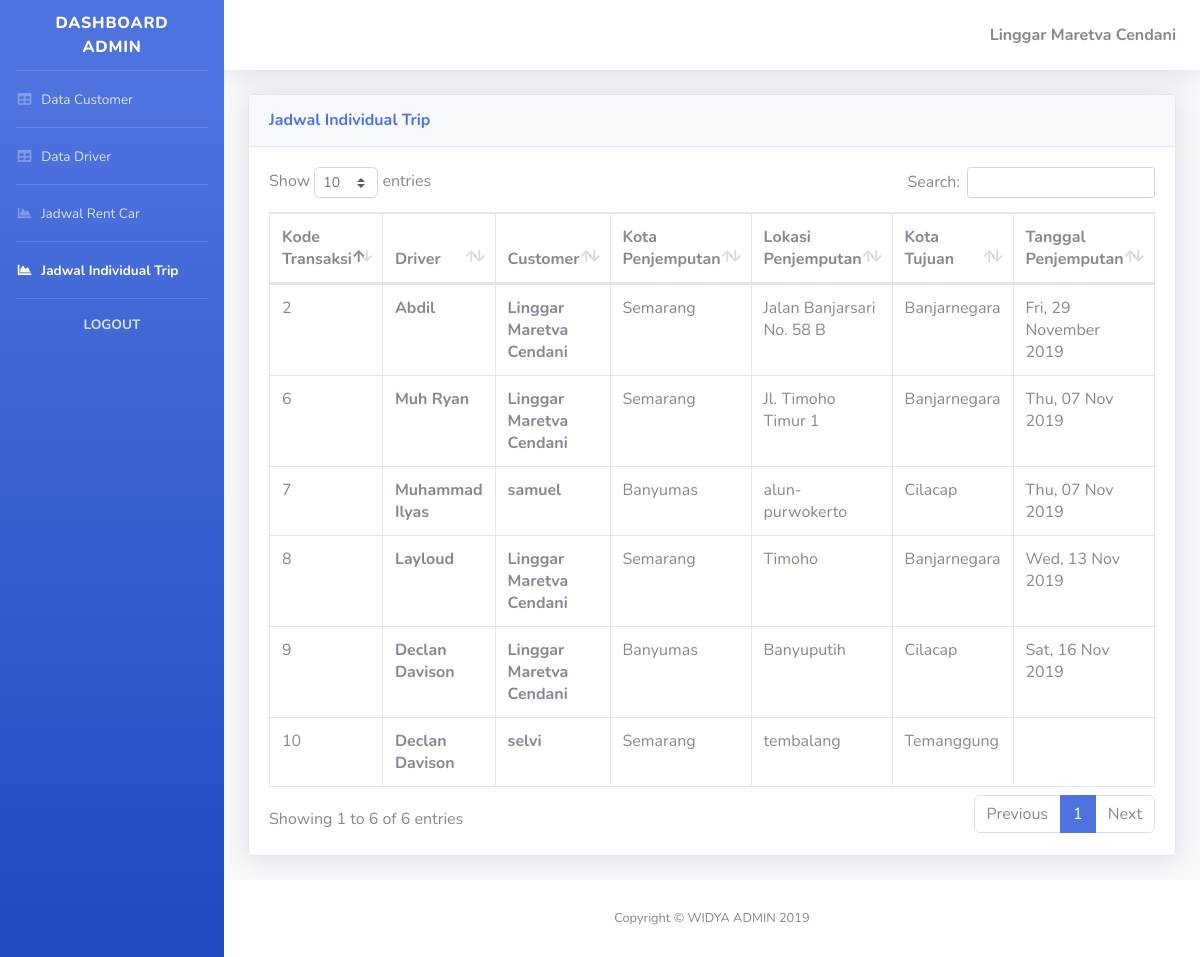
Page /website/admin/individualtrip.php (signed in) on the committed database.
### tables this page shows
CREATE TABLE `transaksi_individu` (
  `kode_transaksi` int(11) NOT NULL,
  `id_driver` int(11) NOT NULL,
  `id_customer` int(11) NOT NULL,
  `kota_penjemputan` int(11) NOT NULL,
  `lokasi_penjemputan` varchar(255) NOT NULL,
  `kota_tujuan` int(11) NOT NULL,
  `tanggal_penjemputan` varchar(255) NOT NULL,
  `waktu_penjemputan` int(11) NOT NULL,
  `harga` int(20) NOT NULL,
  `jumlah_orang` int(11) NOT NULL,
  `status_transaksi` int(11) NOT NULL,
  `rating` int(5) NOT NULL DEFAULT 0
);

CREATE TABLE `drivers` (
  `id_driver` int(11) NOT NULL,
  `nama_driver` varchar(255) NOT NULL,
  `no_hp` varchar(255) NOT NULL,
  `email` varchar(255) NOT NULL,
  `password` varchar(255) NOT NULL,
  `foto_profil` varchar(255) NOT NULL,
  `id_mobil` int(11) NOT NULL
);

CREATE TABLE `customers` (
  `id_customer` int(11) NOT NULL,
  `nama_customer` varchar(255) NOT NULL,
  `no_hp` varchar(255) NOT NULL,
  `email` varchar(255) NOT NULL,
  `password` varchar(255) NOT NULL,
  `alamat` varchar(255) NOT NULL,
  `foto_profil` varchar(255) DEFAULT NULL
);

CREATE TABLE `kota` (
  `id_kota` int(11) NOT NULL,
  `nama_kota` varchar(255) NOT NULL
);

### website/admin/individualtrip.php (the view, shortened to what this page needs)
<html>
<head>
  <link href="vendor/fontawesome-free/css/all.min.css" rel="stylesheet" type="text/css">
  <link href="css/sb-admin-2.min.css" rel="stylesheet">
  <link href="vendor/datatables/dataTables.bootstrap4.min.css" rel="stylesheet">
</head>
<body id="page-top">
  <div id="wrapper">
    <ul class="navbar-nav bg-gradient-primary sidebar sidebar-dark accordion" id="accordionSidebar">
      <a class="sidebar-brand d-flex align-items-center justify-content-center" href="index.php">
        <div class="sidebar-brand-text mx-3">Dashboard Admin</div>
      </a>
      <hr class="sidebar-divider my-0">
      <li class="nav-item">
        <a class="nav-link" href="index.php">
          <i class="fas fa-fw fa-table"></i>
          <span>Data Customer</span></a>
      </li>
      <hr class="sidebar-divider my-0">
      <li class="nav-item">
        <a class="nav-link" href="driver.php">
          <i class="fas fa-fw fa-table"></i>
          <span>Data Driver</span></a>
      </li>
      <hr class="sidebar-divider my-0">
      <li class="nav-item">
        <a class="nav-link" href="rentcar.php">
          <i class="fas fa-fw fa-chart-area"></i>
          <span>Jadwal Rent Car</span></a>
      </li>
      <hr class="sidebar-divider my-0">
      <li class="nav-item active">
        <a class="nav-link" href="individualtrip.php">
          <i class="fas fa-fw fa-chart-area"></i>
          <span>Jadwal Individual Trip</span></a>
      </li>
      <hr class="sidebar-divider my-0">
      <li class="nav-item">
        <a class="nav-link" href="#" data-toggle="modal" data-target="#logoutModal">
      <center>
        <span><b>LOGOUT</b></span>
      </center></a>
      </li>
    </ul>
    <div id="content-wrapper" class="d-flex flex-column">
      <div id="content">
        <nav class="navbar navbar-expand navbar-light bg-white topbar mb-4 static-top shadow">
          <ul class="navbar-nav ml-auto">
          <?php
            require_once('db_login.php');
            $con = mysqli_connect($db_host, $db_username, $db_password,$db_database);
            $email = $_SESSION['email'];
            $query = " SELECT nama_admin, id_admin FROM admin WHERE admin.email = '$email' ";
            $result = mysqli_query($con,$query);
            $row = mysqli_fetch_array($result);
            $nama = $row['nama_admin'];
          ?>
            <span class="mr-2 d-none d-lg-inline text-gray-600 medium"><b><?php echo $nama; ?></b></span>
          </ul>
        </nav>
        <div class="container-fluid">
            <div class="card shadow mb-4">
              <div class="card-header py-3">
                <h6 class="m-0 font-weight-bold text-primary">Jadwal Individual Trip</h6>
              </div>
              <div class="card-body">
                <div class="table-responsive">
                  <table class="table table-bordered" id="dataTable" width="100%" cellspacing="0">
                    <thead>
                      <tr>
                        <th>Kode Transaksi</th>
                        <th>Driver</th>
                        <th>Customer</th>
                        <th>Kota Penjemputan</th>
                        <th>Lokasi Penjemputan</th>
                        <th>Kota Tujuan</th>
                        <th>Tanggal Penjemputan</th>
                      </tr>
                    </thead>
                    <tbody>
                    <?php
                      require_once('db_login.php');
                      $con = mysqli_connect($db_host, $db_username, $db_password,$db_database);
                      $query = " SELECT * FROM transaksi_individu, drivers, customers, kota, waktu_berangkat, status_transaksi WHERE transaksi_individu.id_driver = drivers.id_driver AND transaksi_individu.id_customer = customers.id_customer AND transaksi_individu.kota_penjemputan = kota.id_kota AND transaksi_individu.waktu_penjemputan = waktu_berangkat.id_waktu_berangkat AND transaksi_individu.status_transaksi = status_transaksi.id_status_transaksi ";
                      $result = mysqli_query($con,$query);
                      while ($row = mysqli_fetch_array($result)){
                          $id_kota_tujuan = $row['kota_tujuan'];
                          $query_kota_tujuan = " SELECT * FROM kota WHERE id_kota = '$id_kota_tujuan' ";
                          $result_kota_tujuan = mysqli_query($con,$query_kota_tujuan);
                          while ($kota_tujuan = mysqli_fetch_array($result_kota_tujuan)){
                            $kota_tujuan_string = $kota_tujuan['nama_kota'];
                          }
                          echo '<tr>';
                          echo '<td>'.$row['kode_transaksi'].'</td>';
                          echo '<td><b>'.$row['nama_driver'].'</b></td> ';
                          echo '<td><b>'.$row['nama_customer'].'</b></td> ';
                          echo '<td>'.$row['nama_kota'].'</td>';
                          echo '<td>'.$row['lokasi_penjemputan'].'</td>';
                          echo '<td>'.$kota_tujuan_string.'</td>';
                          echo '<td>'.$row['tanggal_penjemputan'].'</td>';
                          echo '</tr>';
                      }
                    ?>
                    </tbody>
                  </table>
                </div>
              </div>
            </div>
          </div>
      </div>
      <footer class="sticky-footer bg-white">
        <div class="container my-auto">
          <div class="copyright text-center my-auto">
            <span>Copyright &copy; WIDYA ADMIN 2019</span>
          </div>
        </div>
      </footer>
    </div>
  </div>
</body>
</html>

### rows in the picture
transaksi_individu: kode_transaksi "2", id_driver.nama_driver "Abdil", id_customer.nama_customer "Linggar Maretva Cendani", kota.nama_kota "Semarang", lokasi_penjemputan "Jalan Banjarsari No. 58 B", kota.nama_kota "Banjarnegara", tanggal_penjemputan "Fri, 29 November 2019"
transaksi_individu: kode_transaksi "6", id_driver.nama_driver "Muh Ryan", id_customer.nama_customer "Linggar Maretva Cendani", kota.nama_kota "Semarang", lokasi_penjemputan "Jl. Timoho Timur 1", kota.nama_kota "Banjarnegara", tanggal_penjemputan "Thu, 07 Nov 2019"
transaksi_individu: kode_transaksi "7", id_driver.nama_driver "Muhammad Ilyas", id_customer.nama_customer "samuel", kota.nama_kota "Banyumas", lokasi_penjemputan "alun- purwokerto", kota.nama_kota "Cilacap", tanggal_penjemputan "Thu, 07 Nov 2019"
transaksi_individu: kode_transaksi "8", id_driver.nama_driver "Layloud", id_customer.nama_customer "Linggar Maretva Cendani", kota.nama_kota "Semarang", lokasi_penjemputan "Timoho", kota.nama_kota "Banjarnegara", tanggal_penjemputan "Wed, 13 Nov 2019"
transaksi_individu: kode_transaksi "9", id_driver.nama_driver "Declan Davison", id_customer.nama_customer "Linggar Maretva Cendani", kota.nama_kota "Banyumas", lokasi_penjemputan "Banyuputih", kota.nama_kota "Cilacap", tanggal_penjemputan "Sat, 16 Nov 2019"
transaksi_individu: kode_transaksi "10", id_driver.nama_driver "Declan Davison", id_customer.nama_customer "selvi", kota.nama_kota "Semarang", lokasi_penjemputan "tembalang", kota.nama_kota "Temanggung"

### other values in the picture
$nama "Linggar Maretva Cendani"
